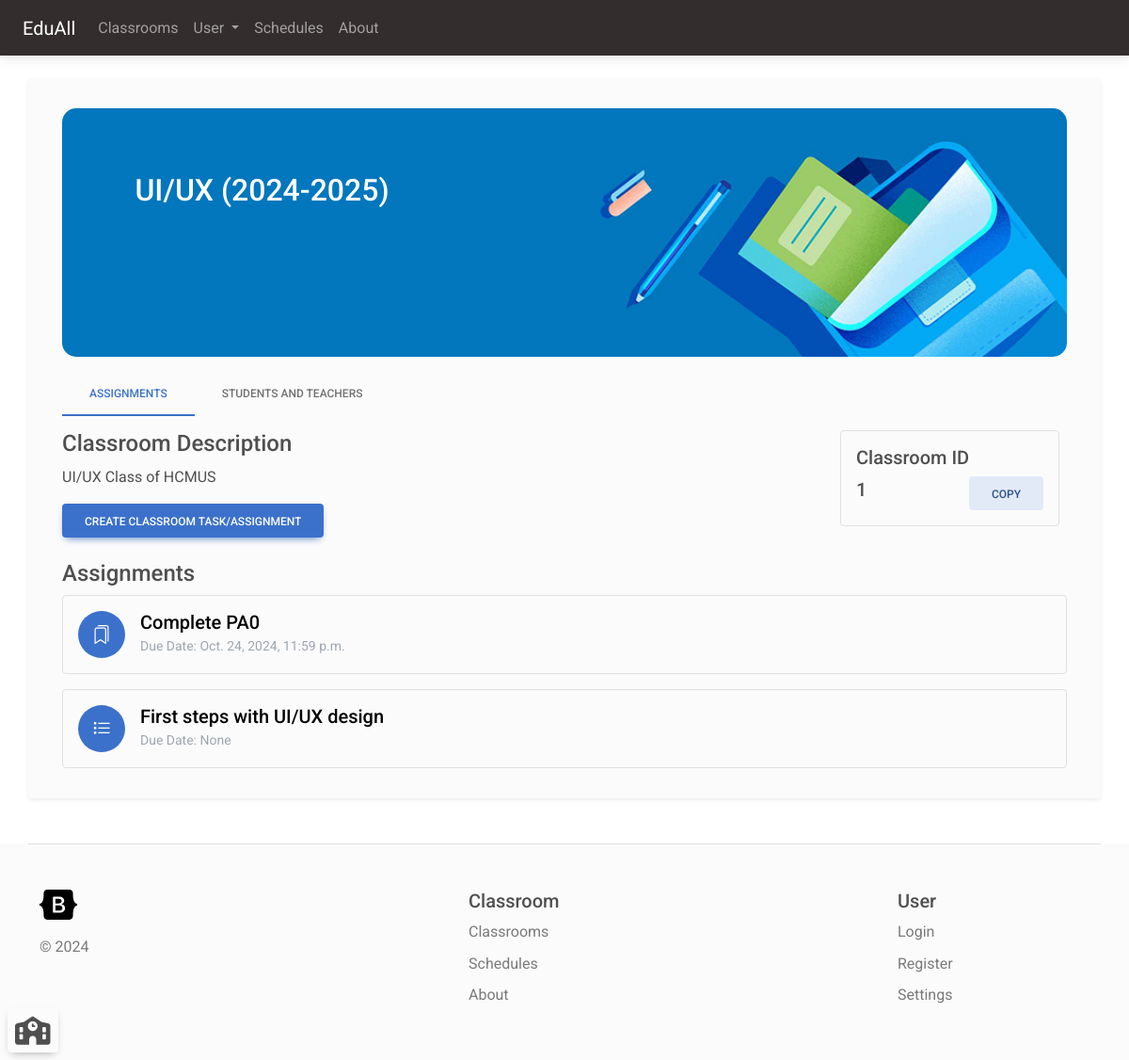
/classroom/1 (signed in), run on the app's committed database.
### classroom_manager/models.py (models this page shows, shortened)
class Classroom(models.Model):
    name = models.CharField(max_length=200)
    teachers = models.ManyToManyField(User, related_name="classroom_teacher")
    students = models.ManyToManyField(User, related_name="classroom_student")
    description = models.CharField(max_length=3000)
    background = models.CharField(max_length=200, default=get_random_class_image)

class ClassroomTask(models.Model):
    isAssignment = models.BooleanField(default=True)
    title = models.CharField(max_length=200, null=True)
    description = models.CharField(max_length=5000, null=True)
    classroom = models.ForeignKey(Classroom, on_delete=models.CASCADE)
    deadline = models.DateTimeField(null=True)
    acceptLateSubmission = models.BooleanField(default=True)

### classroom_manager/views.py (the view, shortened to what this page needs)
# urls.py: path('classroom/<int:id>', views.classroomDetailPage, name="classroom_details"),
@login_required(login_url='login')
def classroomDetailPage(request: HttpRequest, id):
    if request.method == 'GET':
        classroom = Classroom.objects.filter(id=id).first()
        if classroom != None:
            students = classroom.students.all()
            teachers = classroom.teachers.all()
            tasks = ClassroomTask.objects.filter(classroom=classroom).all()
            isCurrentUserTeacher = isTeacher(request.user.id, classroom.id)
            context = {'classroom': classroom, 'students': students, 'teachers': teachers, 'classroomId': id,
                       'tasks': tasks, 'isTeacher': isCurrentUserTeacher, 'joinPath': request.get_host() + reverse('join_classroom_by_id', args=[id]) }
            return render(request, 'classroom_details.html', context)
        else:
            return render(request, '404page.html')

### classroom_manager/context_processor.py (called while the page is built)
def classroom_processor(request):
    if request.user.is_authenticated:
        classroomsAsTeacher = Classroom.objects.filter(teachers__id__contains=request.user.id).all()
        classroomAsStudent = Classroom.objects.filter(students__id__contains=request.user.id).all()
        return {'classroomsAsTeacher': classroomsAsTeacher, 'classroomsAsStudent': classroomAsStudent}
    return {'classroomsAsTeacher': [], 'classroomsAsStudent': []}

### classroom_manager/views.py (called while the page is built)
def isTeacher(userId, classroomId):
    user = User.objects.filter(id=userId).first()
    classroom = Classroom.objects.filter(id=classroomId, teachers__id__contains=userId).first()
    if user == None or classroom == None:
        return False
    return True

### classroom_manager/templates/classroom_details.html (shortened to what this page needs)
{% extends 'navbar.html' %}
{% block content %}
{% load static %}
    <div class="container">
        <div style="width: 100%;" class="mt-3 position-relative">
            <img style="width: 100%; border-radius: 15px;"  src="{% static classroom.background %}"/ >
            <div style="padding: 1rem 1.5rem; top: 20%; left: 5%; width: 85%; color: white;" class="position-absolute">
                <h2 style="text-overflow: ellipsis; overflow: hidden; display: block; whitespace: no-wrap;">{{ classroom.name }}</h2>
            </div>
        </div>
        <ul class="nav nav-tabs mb-2 mt-3 bg-light">
            <li class="nav-item">
                <a class="nav-link active bg-light" aria-current="page" href="#">Assignments</a>
            </li>
            <li class="nav-item">
                <a class="nav-link" href="{% url 'classroom_details_users' classroom.id %}">Students and teachers</a>
            </li>
        </ul>
        <div>
            <div class="row">
                <div class="col-12 col-lg-9">
                    <h4 class="mt-2">Classroom Description</h4>
                    <p>{{ classroom.description }}</p>
                    {% if isTeacher %}
                    <a href="{% url 'task_create' classroom.id %}" class="btn btn-primary mb-3">Create classroom task/assignment</a>
                    {% endif %}
                </div>
                <div class="col-12 col-lg-3">
                    <div class="mx-2 my-2 rounded border p-3">
                        <h5>Classroom ID</h5>
                        <div class="d-flex justify-content-between align-items-center">
                            <h5>{{ classroom.id }}</h5>
                            <button class="btn btn-secondary ms-2" onclick="navigator.clipboard.writeText('{{ joinPath }}')">Copy</button>
                        </div>
                    </div>
                </div>
            </div>
            <h4 class="mt-2">Assignments</h4>
            <div>
                {% for task in tasks %}
                <a href="{% url 'task_details' task.id %}" class="text-decoration-none">
                    <div class="border rounded p-3 mb-3">
                        <div class="d-flex align-items-center">
                            <div class="bg-primary rounded-circle me-2" style="width: 50px; height: 50px; position: relative;">
                                {% if task.isAssignment %}
                                    <i class="bi bi-bookmarks text-white" style="font-size: 20px; position: absolute; top: 50%; left: 50%; transform: translate(-50%, -50%);"></i>
                                {% else %}
                                    <i class="bi bi-list-task text-white" style="font-size: 20px; position: absolute; top: 50%; left: 50%; transform: translate(-50%, -50%);"></i>
                                {% endif %}
                            </div>
                            <div class="ms-2">
                                <h5 class="text-black m-auto">{{ task.title }}</h5>
                                <p class="text-secondary m-auto"><small>Due Date: {{ task.deadline }}</small></p>
                            </div>
                        </div>
                    </div>
                </a>
                {% endfor %}
            </div>
        </div>
    </div>
{% endblock %}

### data on the page
Classroom: background (picture), name "UI/UX (2024-2025)", description "UI/UX Class of HCMUS", id "1"
ClassroomTask: isAssignment True (drawn), title "Complete PA0", deadline "Oct. 24, 2024, 11:59 p.m."
ClassroomTask: isAssignment False (drawn), title "First steps with UI/UX design", deadline "None"
